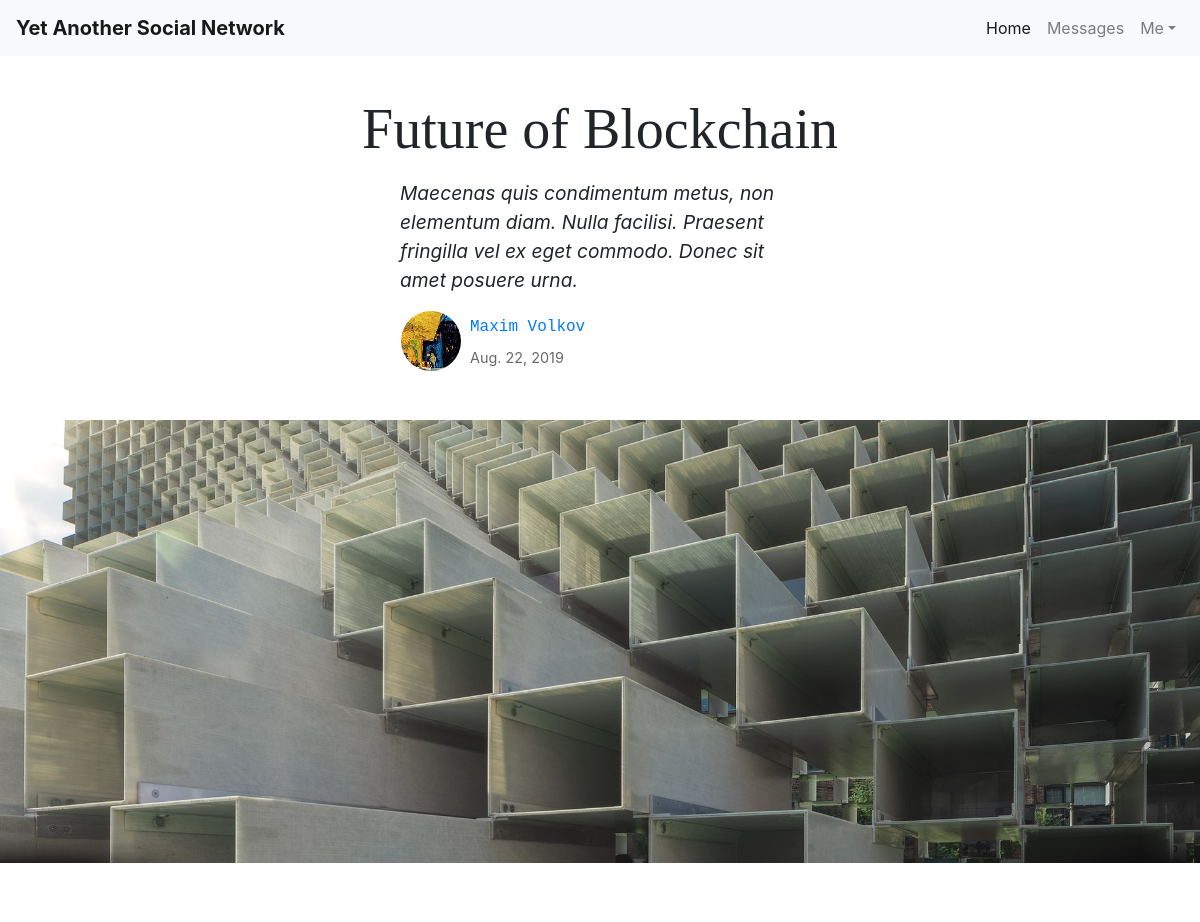
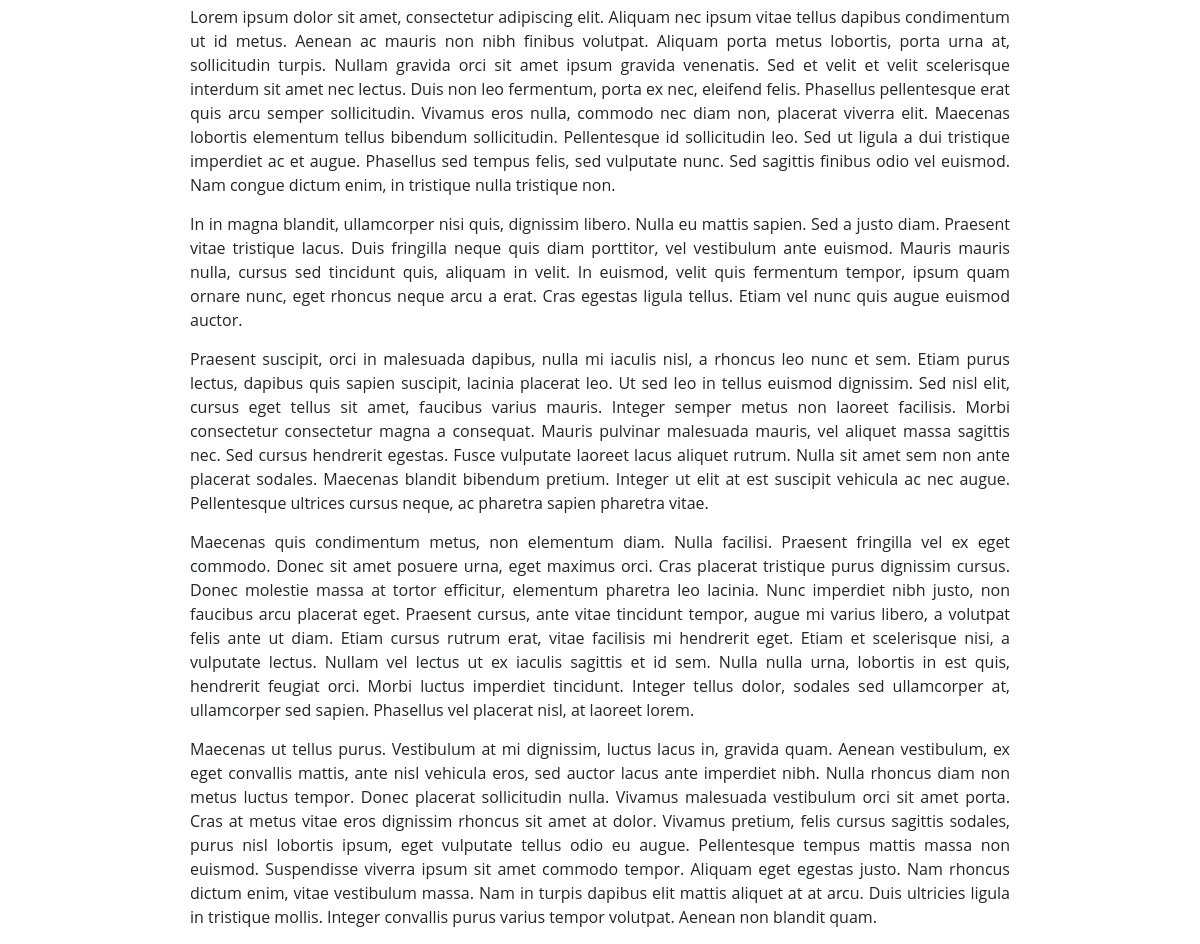
The app's page /home/bc/6 (signed in) with its own data (2 pictures, top to bottom).
### blog/models.py (models this page shows, shortened)
class Article(models.Model):
    categories = [
        ('prog', 'Programming'),
        ('robo', 'Robotics'),
        ('math', 'Mathematics'),
        ('cs', 'Computer Science'),
        ('bc', 'Blockchain'),
        ('iot', 'Internet Of Things'),
        ('ml', 'Machine Learning'),
        ('hard', 'Hardware'),
        ('do', 'DevOps')
    ]
    title = models.CharField(max_length=256)
    annotation = models.TextField(max_length=150, default='Lorem ipsum')
    logo = models.ImageField(upload_to=get_logo_path, null=True)
    logo_preview = models.ImageField(upload_to=get_logo_preview_path, null=True)
    category = models.CharField(max_length=4, choices=categories)
    author = models.ForeignKey(get_user_model(), on_delete=models.CASCADE)
    date_created = models.DateField(auto_now_add=True)
    date_modified = models.DateField(auto_now=True)
    body = HTMLField('Content')

### users/models.py (models this page shows, shortened)
class CustomUser(AbstractUser):
    description = models.CharField(max_length=256)
    avatar = models.ImageField(upload_to=get_avatar_path, default='avatars/default.png', blank=True)
    avatar_preview = models.ImageField(upload_to=get_avatar_preview_path, null=True)

### blog/views.py (the view)
# urls.py: path('<str:category>/<int:article_id>', article),
@login_required
def article(request, category, article_id):
    article = Article.objects.get(pk=article_id)
    context = {
        'article': article
    }
    return render(request, 'blog/article.html', context)

### users/context_processors.py (called while the page is built)
def add_login_form(request):
    return {
        'login_form': LoginForm(),
    }

### blog/templates/blog/article.html (shortened to what this page needs)
{% extends "blog/base.html" %}
{% block content %}
    <div style="margin-top: 6em;">
        <h1 class="display-4" style="text-align: center; font-family: verdana;">{{ article.title }}</h1>
        <div class="mx-auto my-3" style="width: 25em; text-align: left;">
            <i><p style="font-size: 120%;">{{ article.annotation }}</p></i>
            <a id="author" href="/user/{{ article.author.username }}">
                <table>
                    <tr>
                        <td rowspan="2">
                            <img class="rounded-circle" src="{{ article.author.avatar_preview.url }}" alt="Author avatar">
                        </td>
                        <td style="padding-left: 0.5em;">
                            <span style="font-family: courier;">{{ article.author.first_name }} {{ article.author.last_name }}</span>
                        </td>
                    </tr>
                    <tr>
                        <td style="padding-left: 0.5em;">
                            <span style="font-size: 90%; color: dimgrey;">{{ article.date_created }}</span>
                        </td>
                    </tr>
                </table>
            </a>
        </div>
        <img class="img-fluid" src="{{ article.logo.url }}" alt="Logo image" style="padding-top: 2em;">
    </div>
    <div class="container" style="padding-top: 4em; padding-left: 10em; padding-right: 10em;">
        {{ article.body | safe }}
    </div>
{% endblock %}

### records on screen
Article: title "Future of Blockchain", annotation "Maecenas quis condimentum metus, non elementum diam. Nulla facilisi. Praesent fringilla vel ex eget commodo. Donec sit amet posuere urna.", author.avatar_preview (picture), author.first_name "Maxim", author.last_name "Volkov", date_created "Aug. 22, 2019", logo (picture), body "Lorem ipsum dolor sit amet, consectetur adipiscing elit. Aliquam nec ipsum vitae tellus dapibus condimentum ut id metus. Aenean ac mauris non nibh finibus volutpat. Aliquam porta metus lobortis, porta urna at, sollicitudin turpis. Nullam gravida orci sit amet ipsum gravida venenatis. Sed et velit et velit scelerisque interdum sit amet nec lectus. Duis non leo fermentum, porta ex nec, eleifend felis. Phasellus pellentesque erat quis arcu semper sollicitudin. Vivamus eros nulla, commodo nec diam non, placerat viverra elit. Maecenas lobortis elementum tellus bibendum sollicitudin. Pellentesque id sollicitudin leo. Sed ut ligula a dui tristique imperdiet ac et augue. Phasellus sed tempus felis,…"
